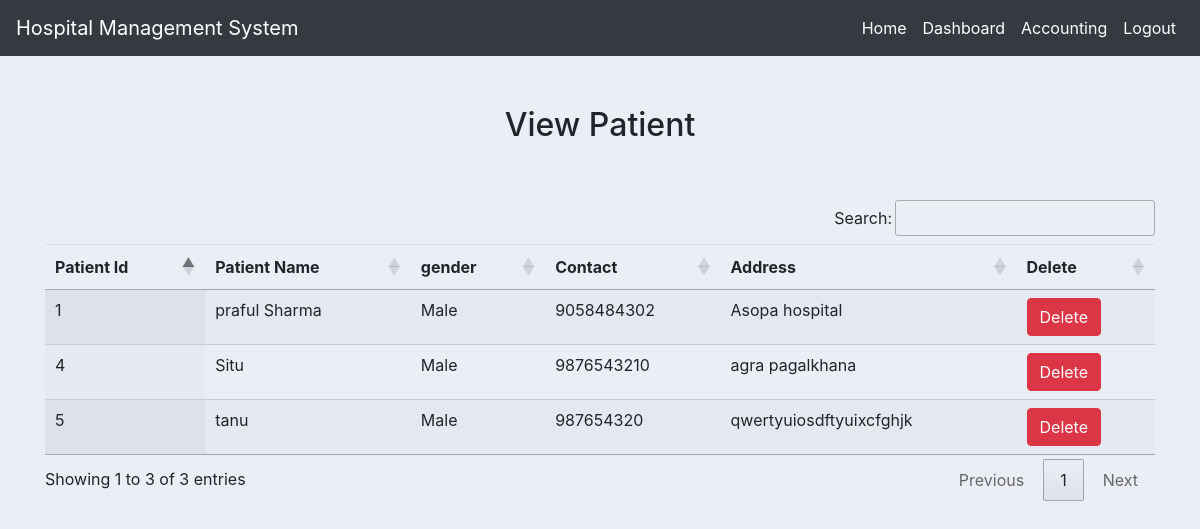
The app's page /view_patient/ (signed in) with its own data.
### hospital/models.py (models this page shows, shortened)
class Patient(models.Model):
    name = models.CharField(max_length=50)
    gender = models.CharField(max_length=10)
    mobile = models.ImageField(null=True)
    age = models.CharField(max_length=5)
    email = models.CharField(max_length=50)
    address = models.CharField(max_length=150)

### hospital/views.py (the view)
# urls.py: path('view_patient/', view_patient, name='view_patient'),
def view_patient(request):
    if not request.user.is_authenticated:
        return redirect('login')
    patient = Patient.objects.all()
    p = {'patient': patient}
    return render(request, 'view_patient.html', p)

### hospital/templates/view_patient.html
{% extends 'navigationBar.html' %}
{% load static %}
{% block body %}
    <div class="container" style="margin-top: 50px">
        <h2 class="text-center">View Patient</h2>
        <br><br>
        <table id="example" class="display table table-hover" style="width:100%">
            <thead>
            <tr>
                <th>Patient Id</th>
                <th>Patient Name</th>
                <th>gender</th>
                <th>Contact</th>
                <th>Address</th>
                <th>Delete</th>
            </tr>
            </thead>
            <tbody>
            {% for i in patient %}
                <tr>
                    <td>{{ i.id }}</td>
                    <td>{{ i.name }}</td>
                    <td>{{ i.gender }}</td>
                    <td>{{ i.mobile }}</td>
                    <td>{{ i.address }}</td>
                    <td><a href="{% url 'delete_patient' i.id %}"
                           onclick="return confirm('Are you really want to Delete?')" class="btn btn-danger">Delete</a>
                    </td>
                </tr>
            {% endfor %}
            </tbody>
        </table>
    </div>
{% endblock %}

### hospital/templates/navigationBar.html (style rules this page uses)
body { background-color: #ebeff5; }

### records on screen
Patient: id "1", name "praful Sharma", gender "Male", mobile "9058484302", address "Asopa hospital"
Patient: id "4", name "Situ", gender "Male", mobile "9876543210", address "agra pagalkhana"
Patient: id "5", name "tanu", gender "Male", mobile "987654320", address "qwertyuiosdftyuixcfghjk"
